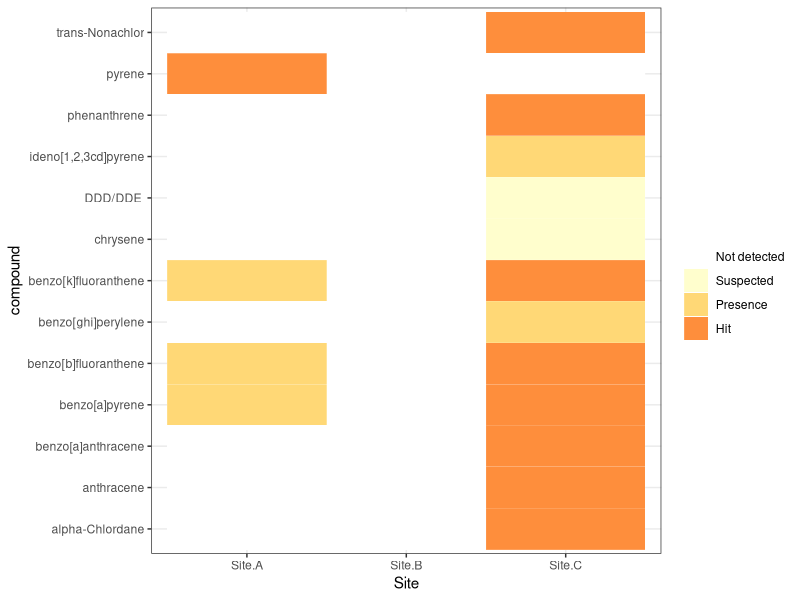

Source code (R): (Note: this script raises an error after producing the figure.)
library(ggplot2)
library(dplyr)
library(plotrix)
library(cowplot)
library(reshape2)

#color schemes for site
# Ref, N, 3,2.5,K,T
colors<-c("#0070C0","#843C0B","#C65A12","#F4B183","#F9CBAD","#FBE6D6")

sediments<-read.csv("Data/sediment_analysis_results.csv")
sedi<-melt(sediments, id.vars=c("type", "compound"))
colnames(sedi)[3:4]<-c("Site","Level")
sedi$Level[is.na(sedi$Level)]<-0
sedi$Level<-factor(sedi$Level, levels=c(0,1,2,3))

ggplot(sedi, aes(x=Site, y=compound, fill=Level)) + 
    geom_tile(color="white", size=0.05)+
    scale_fill_manual(values=c("white","#FFFECD","#FFD876","#FE8E3C"),name="",labels=c("Not detected","Suspected","Presence", "Hit"))+
    theme_bw()
    theme(axis.text.x = element_text(angle=45, hjust=1))+
    theme(legend.title = element_text(size=10), axis.title=element_blank())+
    facet_grid(treatment~origin, scales="free",space="free", labeller=plot_labeller)+
    theme(strip.text.y = element_text(angle = 0), strip.background.x = element_rect(color="gray20"))+
    theme(axis.text.y=element_text(size=7, hjust=0))+
    theme(panel.spacing.x=unit(0, "lines"))+
    theme(legend.text.align = 0, legend.text = element_text(size=8))

    
    
